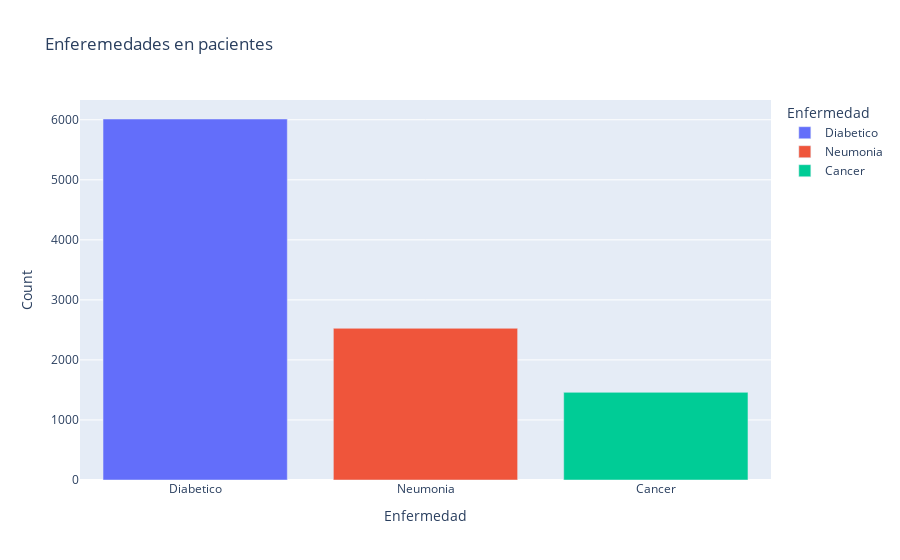

Notebook cell for this chart:
### Code cell
import plotly.express as px

conteo_condicion = df['Condicion'].value_counts().reset_index()
conteo_condicion.columns= ["Enfermedad", "Count"]

fig = px.bar(conteo_condicion, x="Enfermedad", y="Count", title="Enferemedades en pacientes", color="Enfermedad")

fig.show()

### Figure 1 — Plotly figure (JSON) as saved in the notebook; plotly's stock layout.template omitted (floating-point values rounded to 4 significant figures)
{"data": [{"alignmentgroup": "True", "hovertemplate": "Enfermedad=%{x}<br>Count=%{y}<extra></extra>", "legendgroup": "Diabetico", "marker": {"color": "#636efa", "pattern": {"shape": ""}}, "name": "Diabetico", "offsetgroup": "Diabetico", "orientation": "v", "showlegend": true, "textposition": "auto", "type": "bar", "x": ["Diabetico"], "xaxis": "x", "y": [6013], "yaxis": "y"}, {"alignmentgroup": "True", "hovertemplate": "Enfermedad=%{x}<br>Count=%{y}<extra></extra>", "legendgroup": "Neumonia", "marker": {"color": "#EF553B", "pattern": {"shape": ""}}, "name": "Neumonia", "offsetgroup": "Neumonia", "orientation": "v", "showlegend": true, "textposition": "auto", "type": "bar", "x": ["Neumonia"], "xaxis": "x", "y": [2527], "yaxis": "y"}, {"alignmentgroup": "True", "hovertemplate": "Enfermedad=%{x}<br>Count=%{y}<extra></extra>", "legendgroup": "Cancer", "marker": {"color": "#00cc96", "pattern": {"shape": ""}}, "name": "Cancer", "offsetgroup": "Cancer", "orientation": "v", "showlegend": true, "textposition": "auto", "type": "bar", "x": ["Cancer"], "xaxis": "x", "y": [1460], "yaxis": "y"}], "layout": {"barmode": "relative", "legend": {"title": {"text": "Enfermedad"}, "tracegroupgap": 0}, "title": {"text": "Enferemedades en pacientes"}, "xaxis": {"anchor": "y", "categoryarray": ["Diabetico", "Neumonia", "Cancer"], "categoryorder": "array", "domain": [0, 1], "title": {"text": "Enfermedad"}}, "yaxis": {"anchor": "x", "domain": [0, 1], "title": {"text": "Count"}}}}
